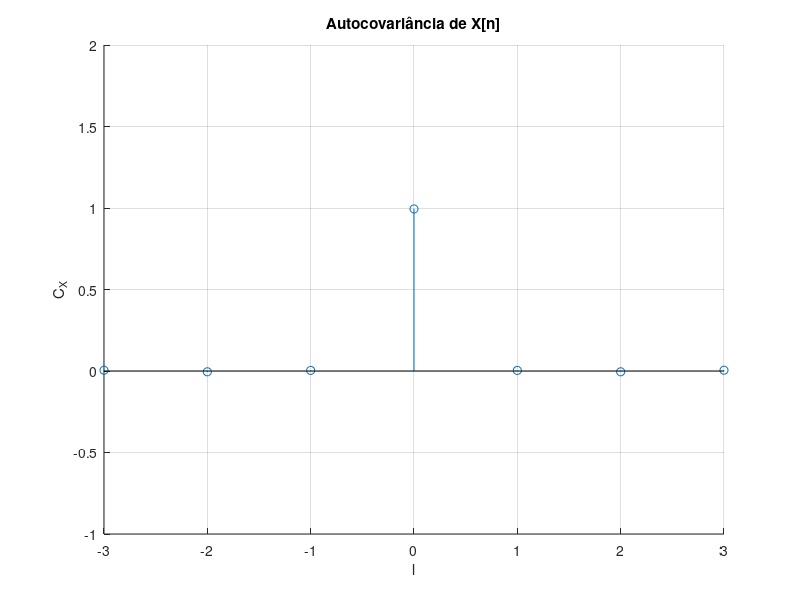
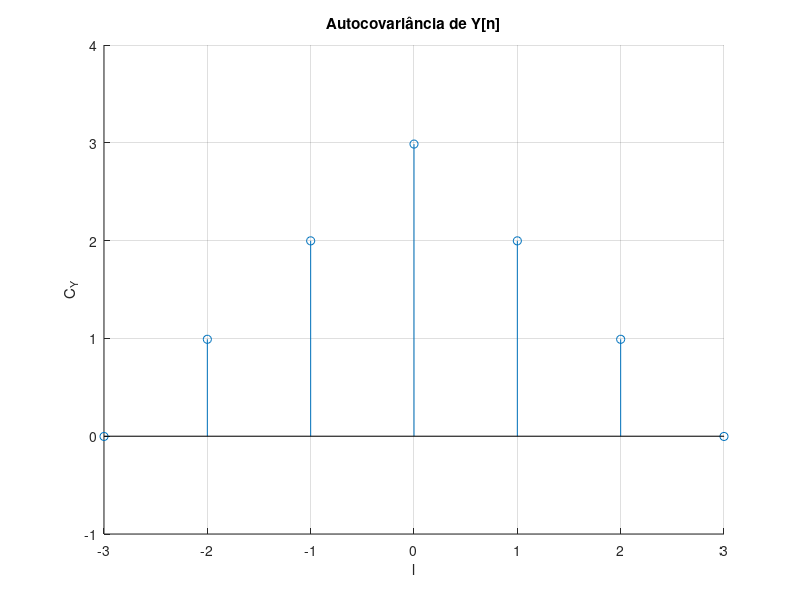
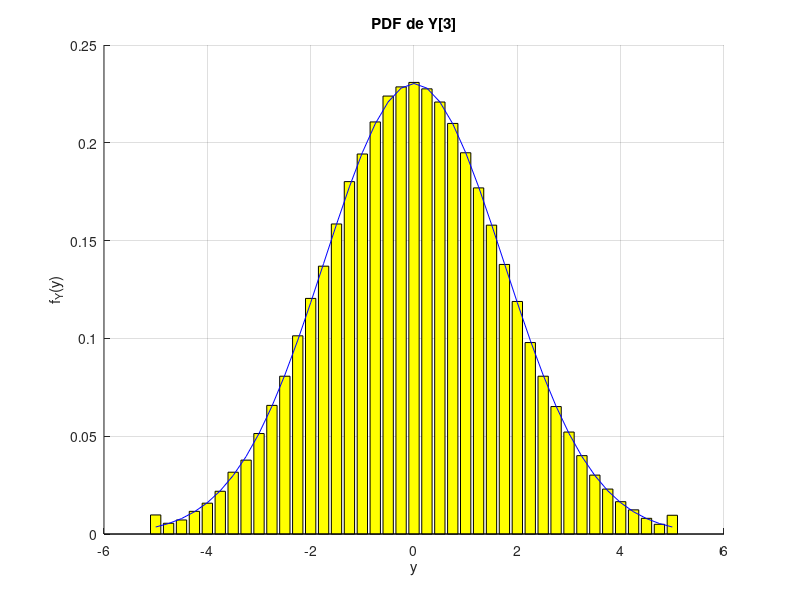

Reproduce these figures in MATLAB, in order.
clear all; close all; clc;

N = 100000;

% Gera N variáveis aleatórias gaussianas com N(0,1)
X = randn(1, N);

% ----------------------------------------------------------------------------

% a) Função autocovariância de X[n]

% Calcula a autocovariância de X[n]
[C_X, l] = xcorr(X, 'unbiased');

figure; hold on; grid on;
stem(l, C_X);
xlim([-3 3]); ylim([-1 2]);
xlabel('l');
ylabel('C_X');
title('Autocovariância de X[n]');

% ----------------------------------------------------------------------------

% b) Função autocovariância de Y[n]

% Calcula Y[n]
Y = zeros(1, N); 
for i = 3 : N
    Y(i) = X(i) + X(i-1) + X(i-2);
end

% Calcula a autocovariância de Y[n]
[C_Y, l] = xcorr(Y, 'unbiased');

figure; hold on; grid on;
stem(l, C_Y);
xlim([-3 3]); ylim([-1 4]);
xlabel('l');
ylabel('C_Y');
title('Autocovariância de Y[n]');

% ----------------------------------------------------------------------------

% c) Função densidade de probabilidade de Y[3]

y = -5 : 0.25 : 5;

X1 = randn(1, N);
X2 = randn(1, N);
X3 = randn(1, N);

Y3 = X3 + X2 + X1;

% Calcula a PDF de Y[3]
histY = hist(Y3, y);
pdfY_sim = histY / trapz(y, histY);

pdfY_teo = 1 / sqrt(6 * pi) * exp(-y.^2 / 6);

figure; hold on; grid on;
bar(y, pdfY_sim, 'y');
plot(y, pdfY_teo, 'b');
xlabel('y');
ylabel('f_Y(y)');
title('PDF de Y[3]');

% ----------------------------------------------------------------------------

% d) Covariância entre Y[3] e Y[4]

X4 = randn(1, N);

Y3 = X3 + X2 + X1;
Y4 = X4 + X3 + X2;

covY = cov(Y3, Y4);

% Obtém o valor contido na primeira linha e segunda coluna da matriz covY
covY3_Y4_sim = covY(1, 2)

covY3_Y4_teo = 2
% ----------------------------------------------------------------------------

% e) Pr[Y[3] > 0 | Y[0] = 1]

X_2 = randn(1, N);
X_1 = randn(1, N);
X0 = randn(1, N);

Y0 = X0 + X_1 + X_2;

Pr_cond = Y3((0.9 < Y0) & (Y0 < 1.1));

Pr_sim = mean(Pr_cond > 0)
Pr_teo = 0.5
